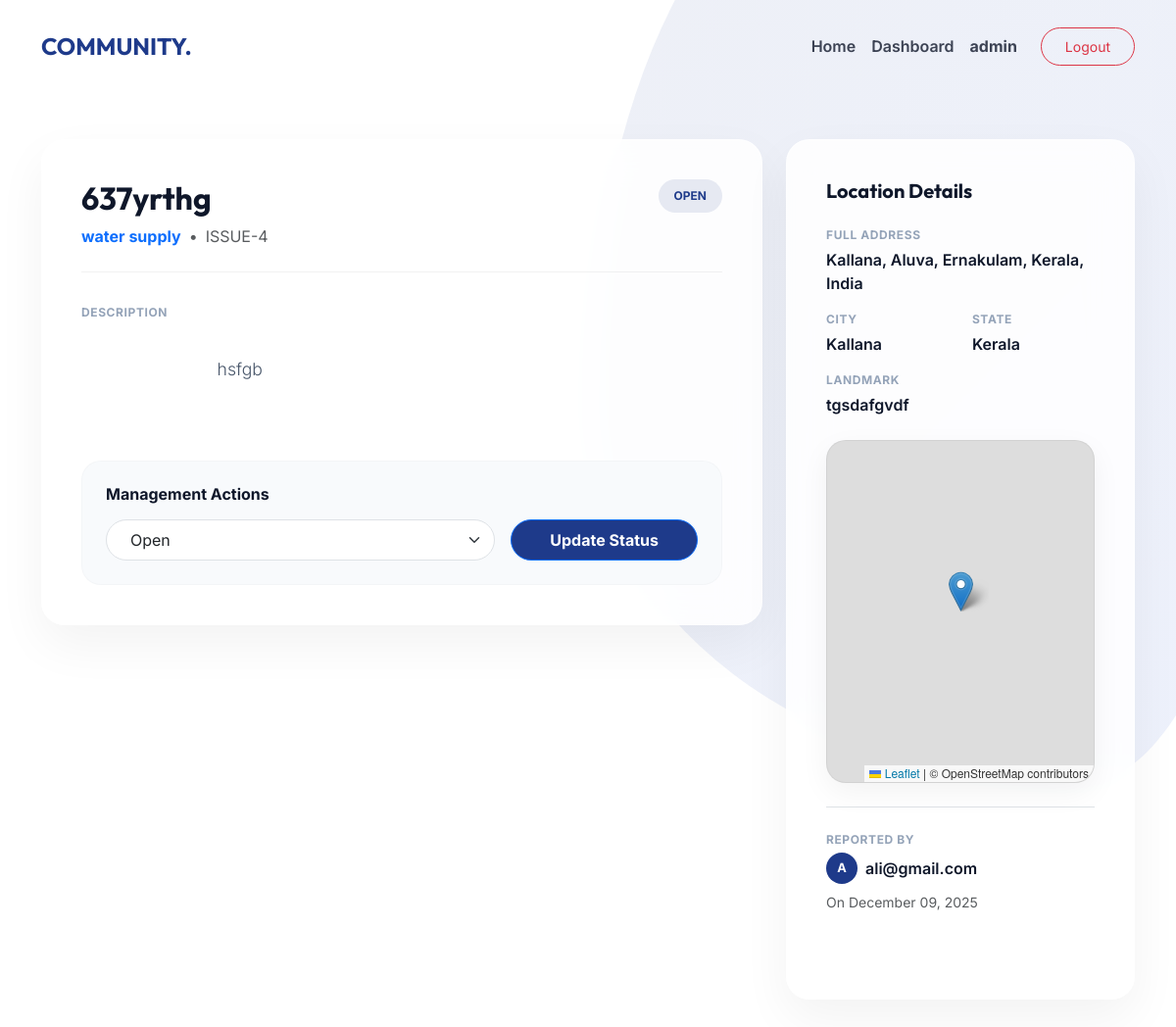
/issue/4/ (signed in), run on the app's committed database.
### userapp/models.py (models this page shows, shortened)
class CustomUser(AbstractUser):
    ROLE_CHOICES = (
        ('admin', 'Admin'),
        ('user', 'User'),
    )
    role = models.CharField(
        max_length=10,
        choices=ROLE_CHOICES,
        default='user'
    )

class IssueReport(models.Model):
    CHOICE = [
        ('pwd', 'Road Issue / PWD'),
        ('water', 'Water Authority'),
        ('kseb', 'Electricity / KSEB'),
        ('police', 'Police Station'),
        ('other', 'Other'),
    ]
    user = models.ForeignKey(CustomUser, on_delete=models.CASCADE)
    title = models.CharField(max_length=200)
    category = models.CharField(max_length=100, choices=CHOICE, null=True, blank=True)
    latitude = models.FloatField(null=True, blank=True)
    longitude = models.FloatField(null=True, blank=True)
    address = models.CharField(max_length=255, null=True, blank=True)
    contry = models.CharField(max_length=100,  null=True, blank=True)
    state = models.CharField(max_length=100, null=True, blank=True)
    city = models.CharField(max_length=100, null=True, blank=True)
    landmark = models.CharField(max_length=255, null=True, blank=True)
    status = models.CharField(max_length=50,
                              choices=[('Open', 'Open'), ('In Progress', 'In Progress'), ('Closed', 'Closed')],
                             default='Open')
    description = models.TextField()
    image = models.ImageField(upload_to='issue_images/', blank=True, null=True)
    created_at = models.DateTimeField(auto_now_add=True)

### userapp/permission.py (the view)
    def wrapper(request, *args, **kwargs):
        if not request.user.is_authenticated:
            return redirect("/login/")
        if request.user.role != 'admin':
            return redirect("/")
        return view_func(request, *args, **kwargs)

### userapp/permission.py (called while the page is built)
def login_required(view_func):
    def wrapper(request, *args, **kwargs):
        if not request.user.is_authenticated:
            return redirect("/login/")
        return view_func(request, *args, **kwargs)
    return wrapper

def admin_required(view_func):
    def wrapper(request, *args, **kwargs):
        if not request.user.is_authenticated:
            return redirect("/login/")
        if request.user.role != 'admin':
            return redirect("/")
        return view_func(request, *args, **kwargs)
    return wrapper

### userapp/views.py (called while the page is built)
@login_required
@admin_required
def issue_detail(request, id):
    issue = get_object_or_404(IssueReport, id=id)
    return render(request, "userapp/issue_detail.html", {
        "issue": issue
    })

### userapp/templates/userapp/issue_detail.html (shortened to what this page needs)
{% load static %}
<!DOCTYPE html>
<html lang="en">
<head>
    <link href="https://cdn.jsdelivr.net/npm/bootstrap@5.3.2/dist/css/bootstrap.min.css" rel="stylesheet">
    <link rel="stylesheet" href="https://unpkg.com/leaflet/dist/leaflet.css" />
</head>
<body>
    <div class="bg-curves">
        <div class="bg-shape-1"></div>
    </div>
    <nav class="navbar navbar-expand-lg">
        <div class="container">
            <a class="navbar-brand" href="/">COMMUNITY<span>.</span></a>
            <div class="collapse navbar-collapse" id="navMain">
                <ul class="navbar-nav ms-auto align-items-center">
                    <li class="nav-item"><a class="nav-link" href="/">Home</a></li>
                    {% if user.is_staff or user.is_superuser or user.role == 'admin' %}
                    <li class="nav-item"><a class="nav-link" href="/admin-dashboard/">Dashboard</a></li>
                    {% endif %}
                    <li class="nav-item"><a class="nav-link fw-bold" href="/profile/">{{ request.user.username }}</a>
                    </li>
                    <li class="nav-item ms-lg-3"><a href="/logout/"
                            class="btn btn-sm btn-outline-danger px-4 py-2 rounded-pill">Logout</a></li>
                </ul>
            </div>
        </div>
    </nav>
    <main class="container my-5">
        <div class="row g-4">
            <div class="col-lg-8">
                <div class="premium-card">
                    <div class="issue-header d-flex justify-content-between align-items-start">
                        <div>
                            <h1 class="fw-bold h2 mb-2" style="font-family:var(--font-heading);">{{ issue.title }}</h1>
                            <div class="text-muted d-flex align-items-center gap-2">
                                <span class="fw-bold text-primary">{{ issue.get_category_display }}</span>
                                <span>•</span>
                                <span>ISSUE-{{ issue.id }}</span>
                            </div>
                        </div>
                        <span
                            class="status-badge {% if issue.status == 'Open' %}bg-status-open{% elif issue.status == 'In Progress' %}bg-status-progress{% else %}bg-status-closed{% endif %}">
                            {{ issue.status }}
                        </span>
                    </div>
                    <div class="mb-4">
                        <p class="info-label">Description</p>
                        <p class="lead"
                            style="font-size: 1.1rem; line-height: 1.7; color: #475569; white-space: pre-wrap;">
                            {{ issue.description }}
                        </p>
                    </div>
                    {% if request.user.is_staff or request.user.is_superuser or request.user.role == 'admin' %}
                    <div class="admin-action-box mt-5">
                        <h6 class="fw-bold mb-3">Management Actions</h6>
                    <form method="POST" action="{% url 'userapp:update-issue-status' issue.id %}" class="row g-3">
                        <div class="col-md-8">
                            <select name="status" class="form-select rounded-pill px-4 py-2">
                                <option value="Open" {% if issue.status == "Open" %}selected{% endif %}>
                                    Open
                                </option>
                            </select>
                        </div>
                        <div class="col-md-4">
                            <button class="btn btn-primary w-100 rounded-pill py-2 fw-bold"
                                style="background:var(--primary);">Update Status</button>
                        </div>
                    </form>
                    </div>
                    {% endif %}
                </div>
            </div>
            <div class="col-lg-4">
                <div class="premium-card h-100">
                    <h5 class="fw-bold mb-4" style="font-family:var(--font-heading);">Location Details</h5>
                    <div class="mb-3">
                        <p class="info-label">Full Address</p>
                        <p class="info-value mb-0">{{ issue.address }}</p>
                    </div>
                    <div class="row mb-3">
                        <div class="col-6">
                            <p class="info-label">City</p>
                            <p class="info-value mb-0">{{ issue.city }}</p>
                        </div>
                        <div class="col-6">
                            <p class="info-label">State</p>
                            <p class="info-value mb-0">{{ issue.state }}</p>
                        </div>
                    </div>
                    {% if issue.landmark %}
                    <div class="mb-4">
                        <p class="info-label">Landmark</p>
                        <p class="info-value mb-0">{{ issue.landmark }}</p>
                    </div>
                    {% endif %}
                    {% if issue.latitude and issue.longitude %}
                    <div id="map"></div>
                    {% else %}
                    <div class="text-center py-5 bg-light rounded-4 border">
                        <p class="text-muted small mb-0">Map coordinates not available</p>
                    </div>
                    {% endif %}
                    <div class="mt-4 pt-4 border-top">
                        <p class="info-label">Reported By</p>
                        <div class="d-flex align-items-center gap-2">
                            <div class="rounded-circle text-white d-flex align-items-center justify-content-center fw-bold"
                                style="width:32px; height:32px; background:var(--primary); font-size:0.8rem;">
                                {{ issue.user.username|make_list|first|upper }}
                            </div>
                            <span class="info-value">{{ issue.user.username }}</span>
                        </div>
                        <p class="small text-muted mt-2 mb-0">On {{ issue.created_at|date:"F d, Y" }}</p>
                    </div>
                </div>
            </div>
        </div>
    </main>
</body>
</html>

### userapp/templates/userapp/issue_detail.html (style rules this page uses)
:root { --primary: #1e3a8a; --secondary: #3b82f6; --dark: #0f172a; --light: #f8fafc; --white: #ffffff; --font-main: 'Inter', sans-serif; --font-heading: 'Outfit', sans-serif; }
body { font-family: var(--font-main); color: var(--dark); background-color: var(--white); min-height: 100vh; margin: 0; padding: 0; }
.bg-curves { position: fixed; top: 0; right: 0; width: 100%; height: 100vh; z-index: -1; overflow: hidden; }
.bg-shape-1 { position: absolute; top: -20%; right: -10%; width: 60%; height: 120%; background: linear-gradient(135deg, #1e3a8a, #1d4ed8); border-radius: 40% 60% 30% 70% / 60% 30% 70% 40%; opacity: 0.08; animation: drift 20s infinite alternate ease-in-out; }
.navbar { padding: 1.5rem 0; background: transparent !important; }
.navbar-brand { font-family: var(--font-heading); font-weight: 700; font-size: 1.5rem; color: var(--primary) !important; }
.nav-link { font-weight: 600; color: var(--dark) !important; opacity: 0.8; transition: 0.3s; }
.premium-card { background: rgba(255, 255, 255, 0.85); backdrop-filter: blur(20px); border-radius: 24px; padding: 2.5rem; box-shadow: 0 20px 50px rgba(0, 0, 0, 0.05); border: 1px solid rgba(255, 255, 255, 0.5); margin-bottom: 3rem; }
.issue-header { border-bottom: 1px solid rgba(0, 0, 0, 0.05); padding-bottom: 1.5rem; margin-bottom: 2rem; }
.status-badge { font-size: 0.75rem; font-weight: 700; padding: 8px 16px; border-radius: 100px; text-transform: uppercase; }
.bg-status-open { background: rgba(30, 58, 138, 0.1); color: var(--primary); }
#map { height: 350px; border-radius: 20px; box-shadow: 0 10px 30px rgba(0, 0, 0, 0.05); border: 1px solid rgba(0, 0, 0, 0.05); }
.info-label { font-size: 0.75rem; font-weight: 700; color: #94a3b8; text-transform: uppercase; letter-spacing: 0.05em; margin-bottom: 0.25rem; }
.info-value { font-weight: 600; color: var(--dark); }
.admin-action-box { background: var(--light); border-radius: 20px; padding: 1.5rem; border: 1px solid rgba(0, 0, 0, 0.02); }

### data on the page
CustomUser: user.username "admin"
IssueReport: title "637yrthg", category "water supply", id "4", status "OPEN", description "hsfgb", status "Open", address "Kallana, Aluva, Ernakulam, Kerala, India", city "Kallana", state "Kerala", landmark "tgsdafgvdf", user.username|make_list "A", user.username "ali@gmail.com", created_at "December 09, 2025"
